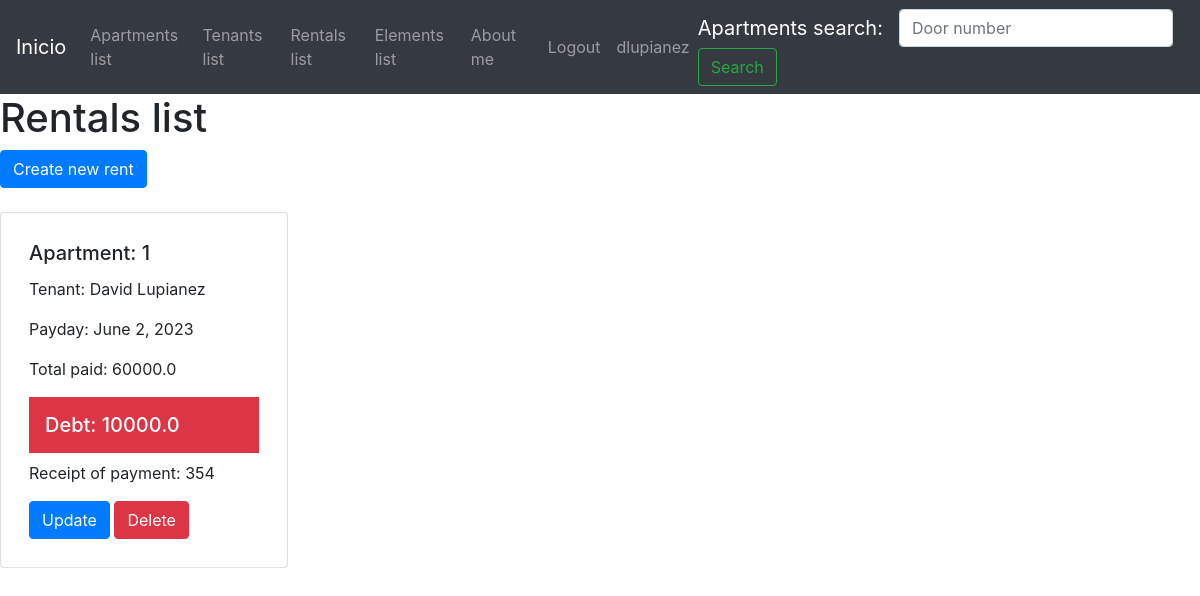
Before: /rentals/rentals-list/ (signed in) with the older database file.
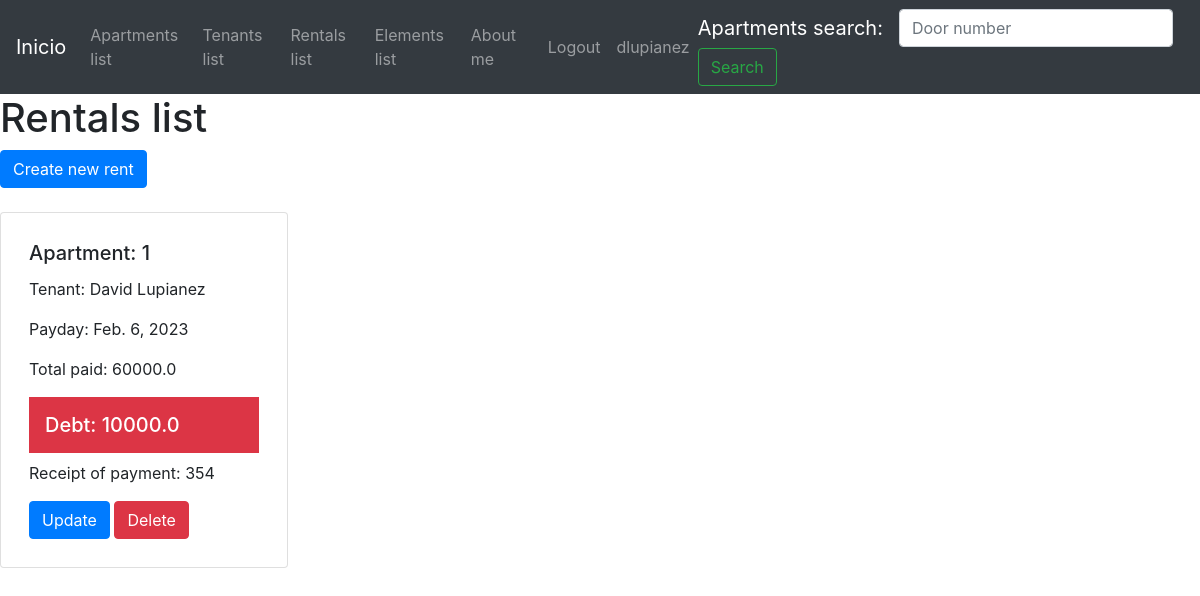
After: the same page with the newer database file.
### rentals/models.py (models this page shows)
class Rent(models.Model):
    apartment = models.ForeignKey(Apartment, blank=False, null=False, on_delete=models.CASCADE, related_name='apartment')
    tenant = models.ForeignKey(Tenant, blank=False, null=False, on_delete=models.CASCADE, related_name='tenant')
    payday=models.DateField()
    total_paid=models.FloatField()
    debt=models.FloatField()
    receipt_of_payment=models.IntegerField()
    has_debt=models.BooleanField(default=False)

### apartments/models.py (models this page shows, shortened)
class Apartment(models.Model):
    door_number=models.CharField(max_length=10, null=False, blank=False)
    rental_value=models.FloatField()
    garage_value=models.FloatField()
    expenses_value=models.FloatField()
    total_value = computed_property.ComputedFloatField(compute_from='calculate_total_value')
    is_available=models.BooleanField(default=True)
    apartment_picture = models.ImageField(upload_to='apartment_images', null=True, blank=True)
    def calculate_total_value(self)-> float:
        return self.rental_value + self.garage_value + self.expenses_value

### tenants/models.py (models this page shows, shortened)
class Tenant(models.Model):
    name=models.CharField(max_length=50, null=False, blank=False)
    lastname=models.CharField(max_length=50, null=False, blank=False )
    email=models.EmailField(max_length=50, null=False, blank=False)
    phone=models.CharField(max_length=50, null=False, blank=False)
    is_active=models.BooleanField(default=True)
    tenant_picture = models.ImageField(upload_to='tenant_images', null=True, blank=True)

### rentals/views.py (the view)
# urls.py: path('rentals-list/', RentalsListView.as_view(), name='rentals_list'),
class RentalsListView(LoginRequiredMixin, ListView):
    model = Rent
    template_name = 'rentals/rentals-list.html'

### templates/rentals/rentals-list.html (shortened to what this page needs)
{% extends 'base.html' %}
{% block content %}
    <h1>Rentals list</h1>
    {% if request.user.is_authenticated %}
        {% if request.user.is_superuser %}
            <a href="/rentals/rent-create/" class="btn btn-primary">Create new rent</a>
        {% endif %}
    {% endif %}
    <br><br>
    {% for rent in object_list %}
        <div class="card  d-inline-flex p-2" style="width: 18rem;">
            <div class="card-body">
            <h5 class="card-title">Apartment: {{rent.apartment.door_number}}</h5>
            <p class="card-text">Tenant: {{rent.tenant.name}} {{rent.tenant.lastname}}</p>
            <p class="card-text">Payday: {{rent.payday}}</p>
            <p class="card-text">Total paid: {{rent.total_paid}}</p>
            {% if rent.has_debt %}
                <h5 class="card-title p-3 mb-2 bg-danger text-white">Debt: {{rent.debt}}</h5>
            {% else %}
                <h5 class="card-title">Debt: {{rent.debt}}</h5>
            {% endif %}
            <p class="card-text">Receipt of payment: {{rent.receipt_of_payment}}</p>
            {% if request.user.is_authenticated %}
                {% if request.user.is_superuser %}
                    <a href="/rentals/rent-update/{{rent.id}}" class="btn btn-primary">Update</a>
                    <a href="/rentals/rent-delete/{{rent.id}}" class="btn btn-danger">Delete</a>
                {% endif %}
            {% endif %}
        </div>
        </div>
    {% endfor %}
{% endblock %}

Changed rows visible on the page:
changed Rent "David": payday "June 2, 2023" → "Feb. 6, 2023"
